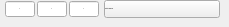
   <widget class="QWidget" name="noteSetDeviceView">
    <property name="styleSheet">
     <string notr="true">/*----------- QComboBox ------------*/
QComboBox
{
	padding-right: 7px;
}

QComboBox QListView
{
	background-color: rgb(40, 40, 40);
	border: transparent;
	font: 9px &quot;Tahoma&quot;;
	padding-left: 3px;
	padding-right: 3px;
	min-width: 65px;
	min-height: 25px;
}

QComboBox QAbstractItemView::item
{
	min-height: 65px;
	min-width: 65px;

}

QComboBox::item:selected
{
	border: 1px solid transparent;
	background: rgb(0,174,239);
}

QComboBox::indicator
{
	background-color: transparent;
	selection-background-color: transparent;
	color: transparent;
	selection-color: white;
}

QComboBox::drop-down
{
	width: 1px;
	height: 1px;
	subcontrol-origin: margin;
	subcontrol-position: right center;
	border-left-width: 0px;
	border-right-width: 0px;
	border-top-width: 0px;
	border-bottom-width: 0px;
}

QComboBox::down-arrow
{
	border: none;
	background: none;
	image: url(:/resources/modline_combobox_menu_arrows.png);
	padding-right: 10px;
}
</string>
    </property>
    <widget class="QSpinBox" name="notenumber">
     <property name="geometry">
      <rect>
       <x>5</x>
       <y>0</y>
       <width>30</width>
       <height>18</height>
      </rect>
     </property>
     <property name="font">
      <font>
       <family>Tahoma</family>
       <pointsize>-1</pointsize>
       <weight>50</weight>
       <italic>false</italic>
       <bold>false</bold>
      </font>
     </property>
     <property name="focusPolicy">
      <enum>Qt::StrongFocus</enum>
     </property>
     <property name="toolTip">
      <string>Sets the MIDI note number to output.</string>
     </property>
     <property name="styleSheet">
      <string notr="true">QSpinBox
{
	font: 9px &quot;Tahoma&quot;;
}</string>
     </property>
     <property name="frame">
      <bool>true</bool>
     </property>
     <property name="alignment">
      <set>Qt::AlignCenter</set>
     </property>
     <property name="buttonSymbols">
      <enum>QAbstractSpinBox::NoButtons</enum>
     </property>
     <property name="maximum">
      <number>127</number>
     </property>
    </widget>
    <widget class="QSpinBox" name="notevelocity">
     <property name="geometry">
      <rect>
       <x>37</x>
       <y>0</y>
       <width>30</width>
       <height>18</height>
      </rect>
     </property>
     <property name="font">
      <font>
       <family>Tahoma</family>
       <pointsize>-1</pointsize>
       <weight>50</weight>
       <italic>false</italic>
       <bold>false</bold>
      </font>
     </property>
     <property name="focusPolicy">
      <enum>Qt::StrongFocus</enum>
     </property>
     <property name="toolTip">
      <string>Sets the velocity for the MIDI note.</string>
     </property>
     <property name="styleSheet">
      <string notr="true">QSpinBox
{
	font: 9px &quot;Tahoma&quot;;
}</string>
     </property>
     <property name="frame">
      <bool>true</bool>
     </property>
     <property name="alignment">
      <set>Qt::AlignCenter</set>
     </property>
     <property name="buttonSymbols">
      <enum>QAbstractSpinBox::NoButtons</enum>
     </property>
     <property name="maximum">
      <number>127</number>
     </property>
    </widget>
    <widget class="QSpinBox" name="notechannel">
     <property name="geometry">
      <rect>
       <x>69</x>
       <y>0</y>
       <width>30</width>
       <height>18</height>
      </rect>
     </property>
     <property name="font">
      <font>
       <family>Tahoma</family>
       <pointsize>-1</pointsize>
       <weight>50</weight>
       <italic>false</italic>
       <bold>false</bold>
      </font>
     </property>
     <property name="focusPolicy">
      <enum>Qt::StrongFocus</enum>
     </property>
     <property name="toolTip">
      <string>Sets the MIDI channel to output on.</string>
     </property>
     <property name="styleSheet">
      <string notr="true">QSpinBox
{
	font: 9px &quot;Tahoma&quot;;
}</string>
     </property>
     <property name="frame">
      <bool>true</bool>
     </property>
     <property name="alignment">
      <set>Qt::AlignCenter</set>
     </property>
     <property name="buttonSymbols">
      <enum>QAbstractSpinBox::NoButtons</enum>
     </property>
     <property name="maximum">
      <number>16</number>
     </property>
    </widget>
    <widget class="QComboBox" name="notedevice">
     <property name="geometry">
      <rect>
       <x>104</x>
       <y>0</y>
       <width>116</width>
       <height>18</height>
      </rect>
     </property>
     <property name="font">
      <font>
       <family>Tahoma</family>
       <pointsize>-1</pointsize>
       <weight>50</weight>
       <italic>false</italic>
       <bold>false</bold>
      </font>
     </property>
     <property name="focusPolicy">
      <enum>Qt::StrongFocus</enum>
     </property>
     <property name="contextMenuPolicy">
      <enum>Qt::DefaultContextMenu</enum>
     </property>
     <property name="toolTip">
      <string>Sets the MIDI port to which the message will be output.</string>
     </property>
     <property name="styleSheet">
      <string notr="true">/*----------- QComboBox ------------*/
QComboBox
{
	padding-right: 7px;
	font: 9px &quot;Tahoma&quot;;
}

QComboBox QListView
{
	background-color: rgb(40, 40, 40);
	border: transparent;
	font: 9px &quot;Tahoma&quot;;
	padding-left: 3px;
	padding-right: 3px;
	min-width: 65px;
	min-height: 25px;
}

QComboBox QAbstractItemView::item
{
	min-height: 65px;
	min-width: 65px;

}

QComboBox::item:selected
{
	border: 1px solid transparent;
	background: rgb(0,174,239);
}

QComboBox::indicator
{
	background-color: transparent;
	selection-background-color: transparent;
	color: transparent;
	selection-color: white;
}

QComboBox::drop-down
{
	width: 1px;
	height: 1px;
	subcontrol-origin: margin;
	subcontrol-position: right center;
	border-left-width: 0px;
	border-right-width: 0px;
	border-top-width: 0px;
	border-bottom-width: 0px;
}

QComboBox::down-arrow
{
	border: none;
	background: none;
	image: url(:/resources/modline_combobox_menu_arrows.png);
	padding-right: 10px;
}</string>
     </property>
     <property name="maxVisibleItems">
      <number>16</number>
     </property>
     <property name="minimumContentsLength">
      <number>100</number>
     </property>
     <property name="iconSize">
      <size>
       <width>8</width>
       <height>8</height>
      </size>
     </property>
     <item>
      <property name="text">
       <string>SoftStep Expander</string>
      </property>
     </item>
     <item>
      <property name="text">
       <string>SSCOM Port 1</string>
      </property>
     </item>
    </widget>
   </widget>
